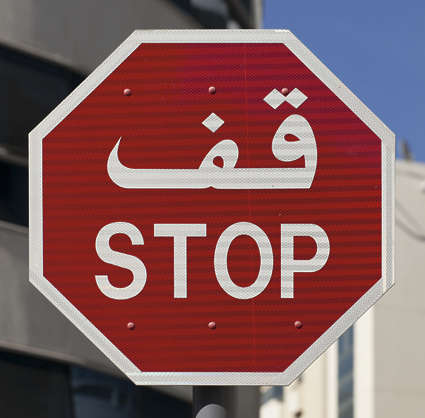
#> input picture Article37 - EasyOCR/blob/arabic.jpg, 425 x 418 px, given in place of got.jpg, which was not available
$ python demo02_convertToGrayscale.py
#> lines starting #> are read from the running program, lines starting #| are printed output that depends on the picture
# Import the necessary packages
import imutils
import cv2
import argparse

# Load the input image and show its dimensions, keeping in mind that
# images are represented as a multi-dimensional NumPy array with
# shape no. rows (height) x no. columns (width) x no. channels (depth)
image = cv2.imread("C:/Users/ASUS/got.jpg")
#> image is the input picture: shape (418, 425, 3); mean B, G, R 92.6, 90.3, 131.5
(h, w, d) = image.shape
#> h = 418; w = 425; d = 3
print("width={}, height={}, depth={}".format(w, h, d))
#| width=425, height=418, depth=3

# Convert the image to grayscale
gray = cv2.cvtColor(image, cv2.COLOR_BGR2GRAY)
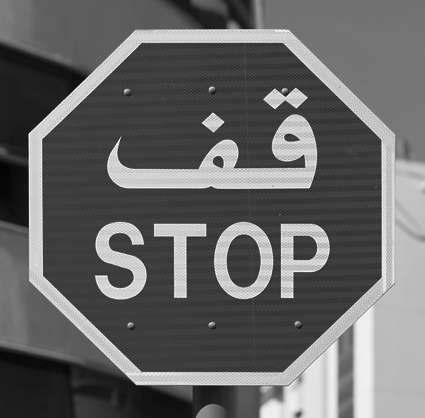
#> gray: shape (418, 425); min 0, max 255, mean 102.8
cv2.imshow("Gray", gray)
cv2.waitKey(0)

$ run again, on Article37 - EasyOCR/blob/chinese2.jpg
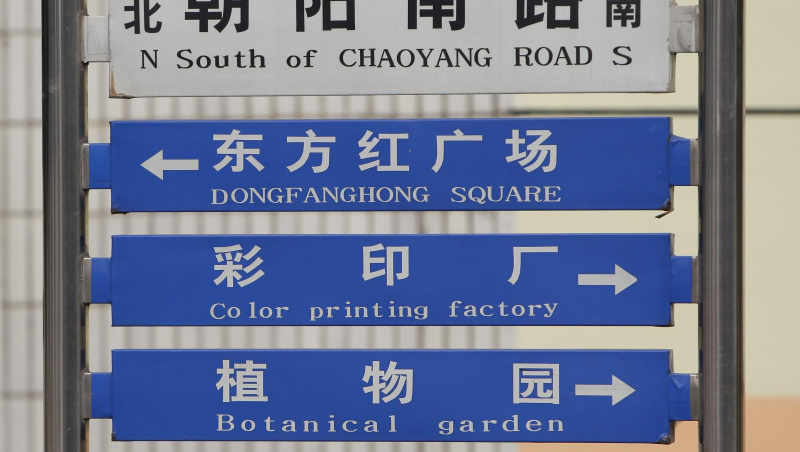
#> input picture Article37 - EasyOCR/blob/chinese2.jpg, 1600 x 903 px, given in place of got.jpg, which was not available (shown at 1/2 size)
#> image is the input picture: shape (903, 1600, 3); mean B, G, R 149.1, 123.4, 114.8
#| width=1600, height=903, depth=3
#> `gray = cv2.cvtColor(image, cv2.COLOR_BGR2GRAY)`:
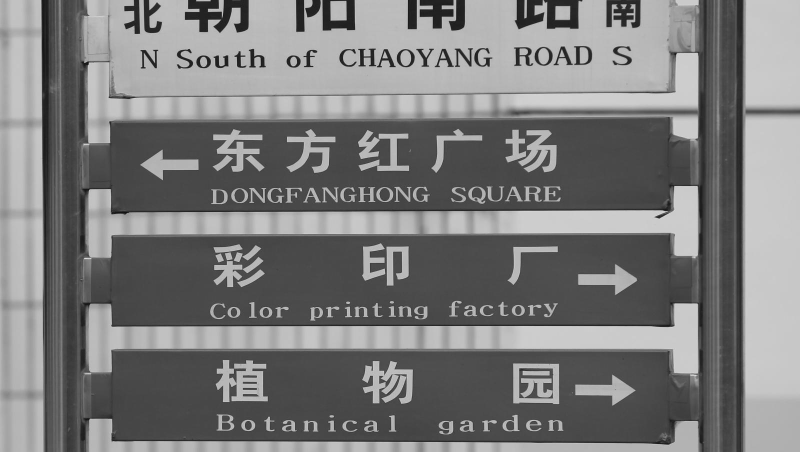
#> gray: shape (903, 1600) (shown at 1/2 size); min 3, max 234, mean 123.7
